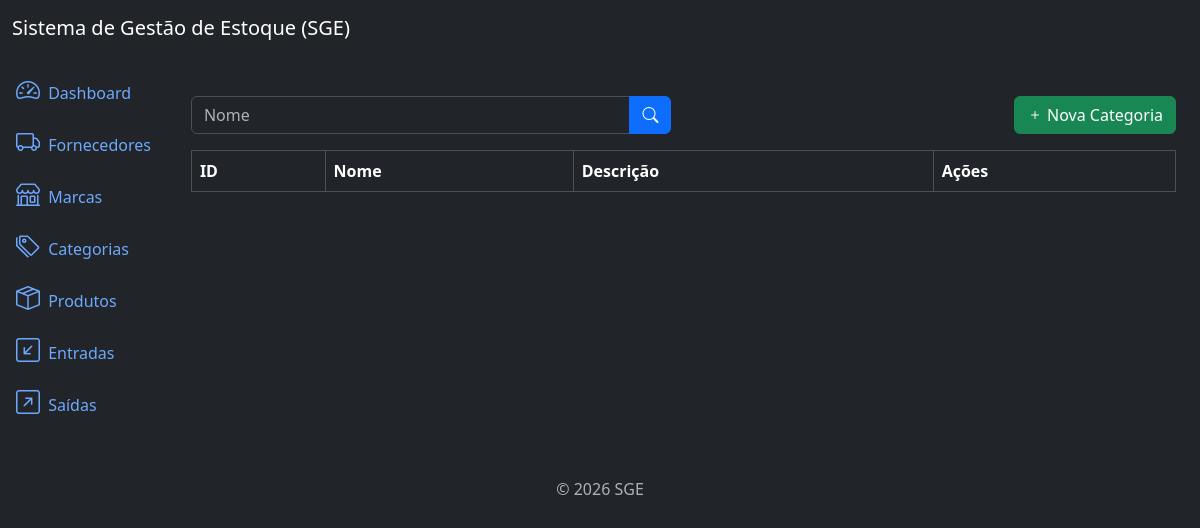
/categories/list/, run on an earlier commit of the app's database.
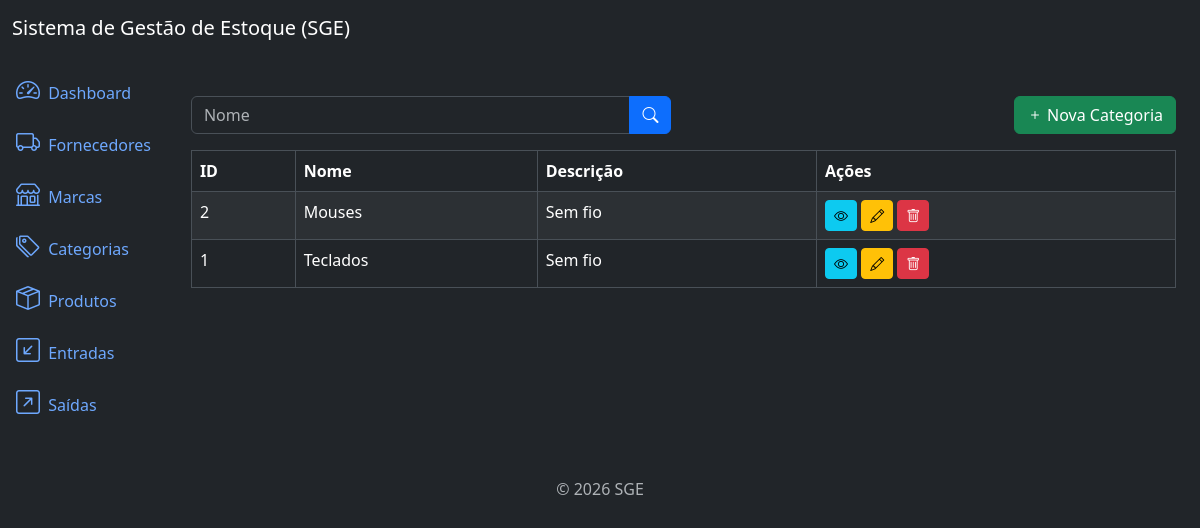
And on a later commit of the database.
### categories/models.py (models this page shows, shortened)
class Category(models.Model):
    name = models.CharField(max_length= 500)
    description = models.TextField(null= True, blank= True)
    created_at = models.DateTimeField(auto_now_add= True)
    updated_at = models.DateTimeField(auto_now= True)
    class Meta:
        ordering = ["name"]

### categories/views.py (the view)
# urls.py: path("categories/list/", views.CategoryListView.as_view(), name = "category_list"),
class CategoryListView(ListView):
    model = models.Category
    template_name = "category_list.html"
    context_object_name = "categories"
    paginate_by = 10
    def get_queryset(self):
        queryset =  super().get_queryset()
        name = self.request.GET.get("name")
        if name:
            queryset = queryset.filter(name__icontains= name)
        return queryset

### categories/templates/category_list.html (shortened to what this page needs)
{% extends 'base.html' %}
{% block content %}
<div class="row mb-3">
    <div class="col-md-6">
        <form method="get" action="{% url 'category_list' %}">
            <div class="input-group">
                <input type="text" class="form-control" name="name" placeholder="Nome" value="{{ request.GET.name }}">
                <button type="submit" class="btn btn-primary">
                    <i class="bi bi-search"></i>
                </button>
            </div>
        </form>
    </div>
    <div class="col-md-6">
        <a href="{% url 'category_create' %}" class="btn btn-success float-end">
            <i class="bi bi-plus"></i> Nova Categoria
        </a>
    </div>
</div>
<div class="table-responsive">
    <table class="table table-striped table-bordered">
        <thead class="thead-dark">
            <tr>
                <th>ID</th>
                <th>Nome</th>
                <th>Descrição</th>
                <th>Ações</th>
            </tr>
        </thead>
        <tbody>
            {% for category in categories %}
            <tr>
                <td>{{ category.id }}</td>
                <td>{{ category.name }}</td>
                <td>{{ category.description}}</td>
                <td>
                    <a href="{% url 'category_detail' category.id %}" class="btn btn-info btn-sm">
                        <i class="bi bi-eye"></i>
                    </a>
                    <a href="{% url 'category_update' category.id%}" class="btn btn-warning btn-sm">
                        <i class="bi bi-pencil"></i>
                    </a>
                    <a href="{% url 'category_delete' category.id%}" class="btn btn-danger btn-sm">
                        <i class="bi bi-trash"></i>
                    </a>
                </td>
            </tr>
            {% endfor %}
        </tbody>
    </table>
</div>
{% endblock %}

What changed in the data, as far as the page shows it:
added Category: id "2", name "Mouses", description "Sem fio"
added Category: id "1", name "Teclados", description "Sem fio"
